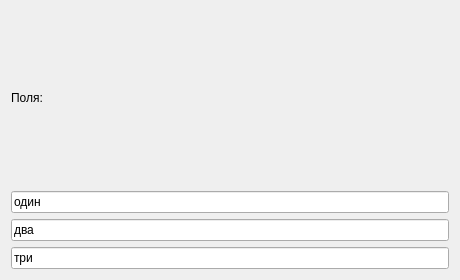
<?xml version="1.0" encoding="UTF-8"?>
<ui version="4.0"><class>Dialog</class><widget class="QDialog" name="Dialog"><property name="geometry"><rect><x>0</x><y>0</y><width>460</width><height>280</height></rect></property><property name="windowTitle"><string>#012 vbox/97_fields_stack</string></property><layout class="QVBoxLayout" name="verticalLayout"><property name="leftMargin"><number>11</number></property><property name="topMargin"><number>11</number></property><property name="rightMargin"><number>11</number></property><property name="bottomMargin"><number>11</number></property><property name="spacing"><number>6</number></property><item><widget class="QLabel" name="l1"><property name="text"><string>Поля:</string></property></widget></item><item><widget class="QLineEdit" name="e1"><property name="text"><string>один</string></property></widget></item><item><widget class="QLineEdit" name="e2"><property name="text"><string>два</string></property></widget></item><item><widget class="QLineEdit" name="e3"><property name="text"><string>три</string></property></widget></item></layout></widget></ui>
